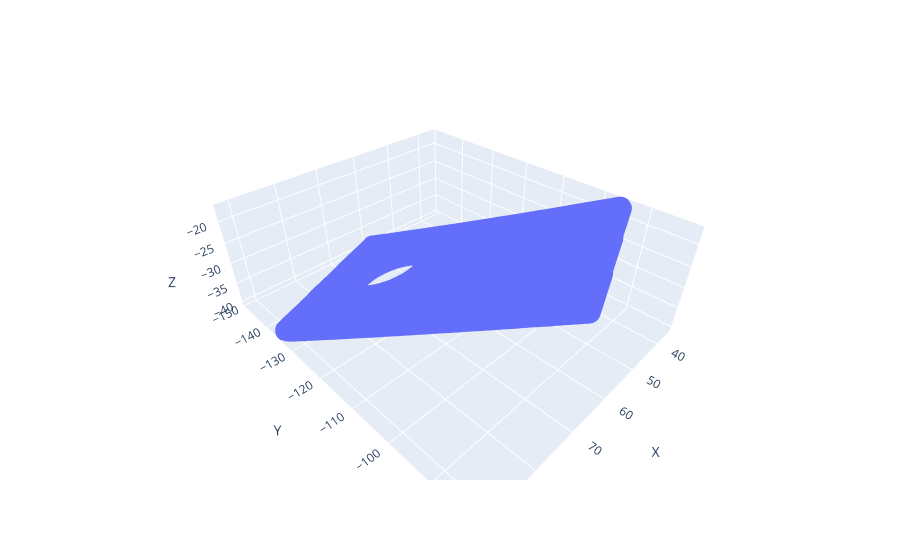

This figure's notebook cell:
### Code cell
px.scatter_3d(df, x='X', y='Y', z='Z')

### Figure 1 — Plotly figure (JSON) as saved in the notebook; plotly's stock layout.template omitted (floating-point values rounded to 4 significant figures; data arrays with more than 128 entries replaced by an {"elided": "..."} marker saying what was removed)
{"data": [{"hovertemplate": "X=%{x}<br>Y=%{y}<br>Z=%{z}<extra></extra>", "legendgroup": "", "marker": {"color": "#636efa", "symbol": "circle"}, "mode": "markers", "name": "", "scene": "scene", "showlegend": false, "type": "scatter3d", "x": {"elided": "53315 float values"}, "y": {"elided": "53315 float values"}, "z": {"elided": "53315 float values"}}], "layout": {"legend": {"tracegroupgap": 0}, "margin": {"t": 60}, "scene": {"domain": {"x": [0, 1], "y": [0, 1]}, "xaxis": {"title": {"text": "X"}}, "yaxis": {"title": {"text": "Y"}}, "zaxis": {"title": {"text": "Z"}}}}}
